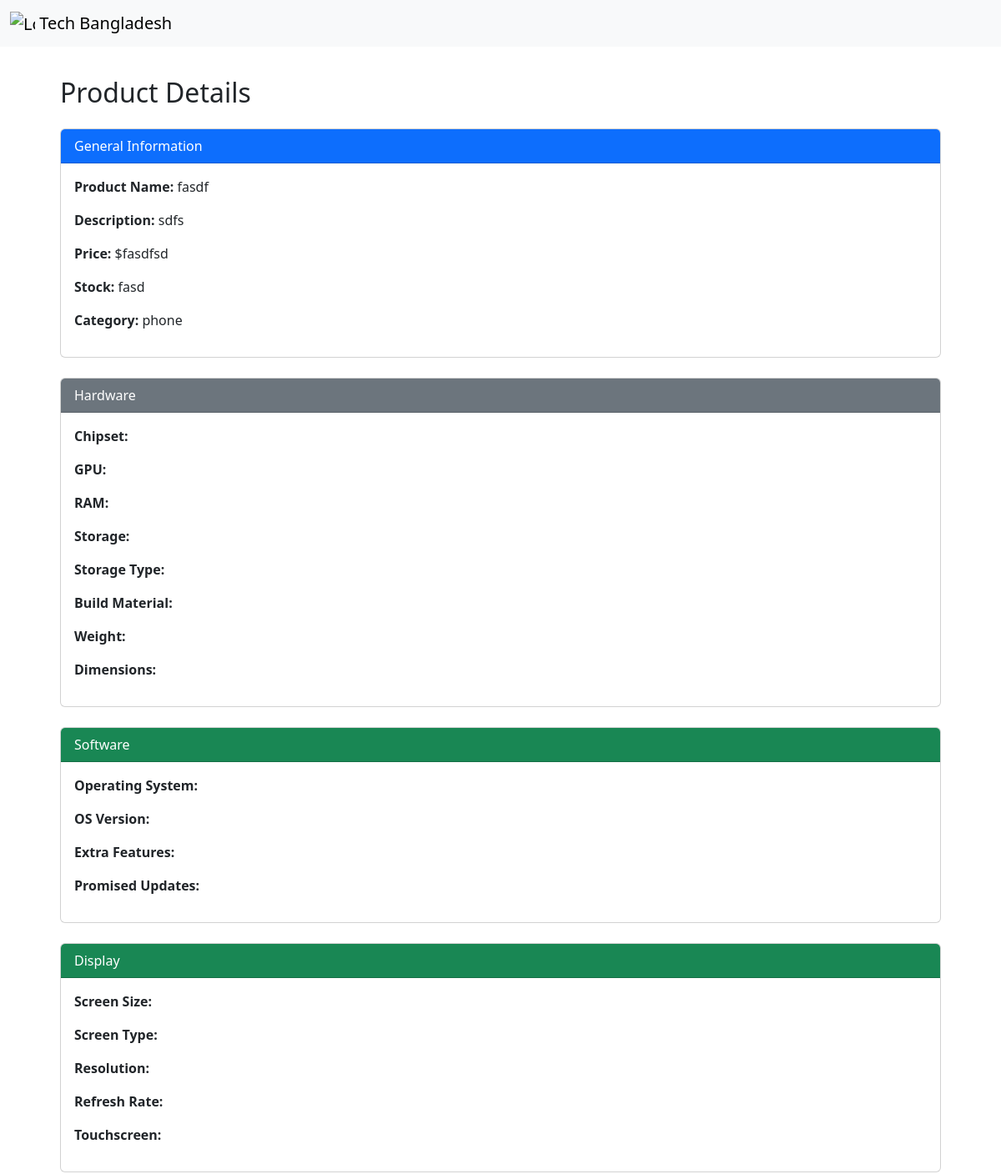
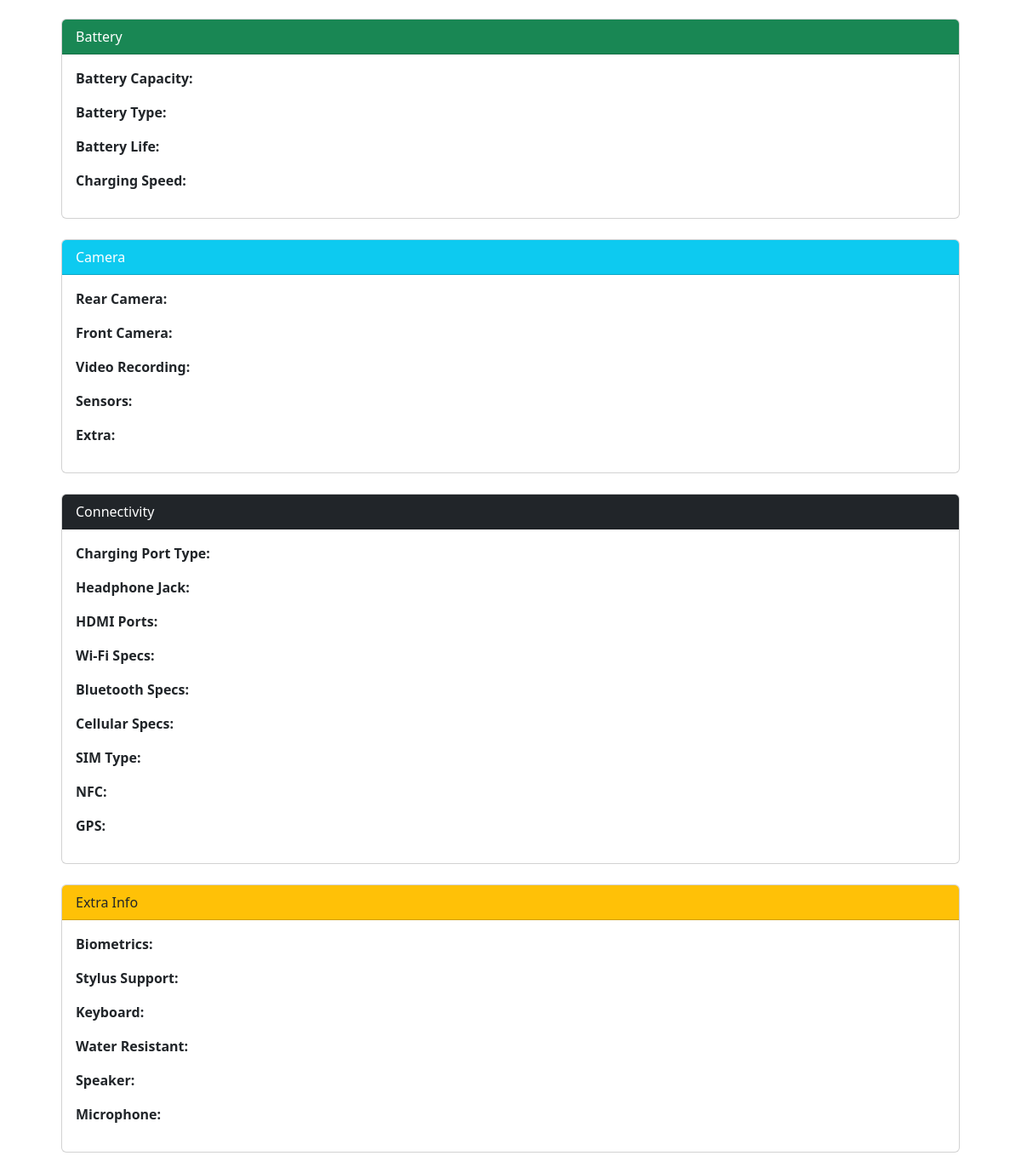
The app's page /product/3 with its own data (2 pictures, top to bottom).
### app/models.py (models this page shows)
class Product(db.Model):
    __tablename__= "product"
    id = db.Column(db.Integer,primary_key = True)
    name = db.Column(db.String(200),nullable = False)
    brand = db.Column(db.String(200),nullable = True)
    releasedate = db.Column(db.String(200), nullable = True)
    description = db.Column(db.String(200),nullable = False)
    price = db.Column(db.Integer,nullable = False)
    stock = db.Column(db.Integer,nullable = False)
    category = db.Column(db.String(100),nullable = False)
    image = db.Column(db.String(100),nullable = False)
    availabity = db.Column(db.Boolean,nullable = True)
    time = db.Column(db.DateTime,default= datetime.now)
    hardware = db.relationship("Hardware",back_populates = "product")
    battery = db.relationship("Battery",back_populates = "product")
    display = db.relationship("Display",back_populates = "product")
    connectivity = db.relationship("Connectivity",back_populates = "product")
    camera = db.relationship("Camera",back_populates = "product")
    software = db.relationship("Software",back_populates = "product")
    extrainfo = db.relationship("Extrainfo",back_populates = "product")

### app/routes.py (the view)
@main.route('/product/<id>')
def productes(id):
    product = Product.query.order_by(Product.id == id).first()
    return render_template('/individual_product.html',product= product)

### app/templates/individual_product.html
{% extends 'adminlayout.html' %}
{% block body %}
<div class="container mt-4">
  <h2 class="mb-4">Product Details</h2>
  <div class="card mb-4">
    <div class="card-header bg-primary text-white">General Information</div>
    <div class="card-body">
      <p><strong>Product Name:</strong> {{ product.name }}</p>
      <p><strong>Description:</strong> {{ product.description }}</p>
      <p><strong>Price:</strong> ${{ product.price }}</p>
      <p><strong>Stock:</strong> {{ product.stock }}</p>
      <p><strong>Category:</strong> {{ product.category }}</p>
    </div>
  </div>
  <div class="card mb-4">
    <div class="card-header bg-secondary text-white">Hardware</div>
    <div class="card-body">
      <p><strong>Chipset:</strong> {{ product.chipset }}</p>
      <p><strong>GPU:</strong> {{ product.gpu }}</p>
      <p><strong>RAM:</strong> {{ product.ram }}</p>
      <p><strong>Storage:</strong> {{ product.storage }}</p>
      <p><strong>Storage Type:</strong> {{ product.storage_type }}</p>
      <p><strong>Build Material:</strong> {{ product.build_material }}</p>
      <p><strong>Weight:</strong> {{ product.weight }}</p>
      <p><strong>Dimensions:</strong> {{ product.dimensions }}</p>
    </div>
  </div>
  <div class="card mb-4">
    <div class="card-header bg-success text-white">Software</div>
    <div class="card-body">
      <p><strong>Operating System:</strong> {{ product.operating_system }}</p>
      <p><strong>OS Version:</strong> {{ product.os_version }}</p>
      <p><strong>Extra Features:</strong> {{ product.extra_features }}</p>
      <p><strong>Promised Updates:</strong> {{ product.promised_updates }}</p>
    </div>
  </div>
  <div class="card mb-4">
    <div class="card-header bg-success text-white">Display</div>
    <div class="card-body">
      <p><strong>Screen Size:</strong> {{ product.screen_size }}</p>
      <p><strong>Screen Type:</strong> {{ product.screen_type }}</p>
      <p><strong>Resolution:</strong> {{ product.resolution }}</p>
      <p><strong>Refresh Rate:</strong> {{ product.refresh_rate }}</p>
      <p><strong>Touchscreen:</strong> {{ product.touchscreen }}</p>
    </div>
  </div>
  <div class="card mb-4">
    <div class="card-header bg-success text-white">Battery</div>
    <div class="card-body">
      <p><strong>Battery Capacity:</strong> {{ product.battery_capacity }}</p>
      <p><strong>Battery Type:</strong> {{ product.battery_type }}</p>
      <p><strong>Battery Life:</strong> {{ product.battery_life }}</p>
      <p><strong>Charging Speed:</strong> {{ product.charging_speed }}</p>
    </div>
  </div>
  <div class="card mb-4">
    <div class="card-header bg-info text-white">Camera</div>
    <div class="card-body">
      <p><strong>Rear Camera:</strong> {{ product.rear_camera }}</p>
      <p><strong>Front Camera:</strong> {{ product.front_camera }}</p>
      <p><strong>Video Recording:</strong> {{ product.video_recording }}</p>
      <p><strong>Sensors:</strong> {{ product.sensors }}</p>
      <p><strong>Extra:</strong> {{ product.extra }}</p>
    </div>
  </div>
  <div class="card mb-4">
    <div class="card-header bg-dark text-white">Connectivity</div>
    <div class="card-body">
      <p><strong>Charging Port Type:</strong> {{ product.charging_port_type }}</p>
      <p><strong>Headphone Jack:</strong> {{ product.headphone_jack }}</p>
      <p><strong>HDMI Ports:</strong> {{ product.hdmi_ports }}</p>
      <p><strong>Wi-Fi Specs:</strong> {{ product.wifi_specs }}</p>
      <p><strong>Bluetooth Specs:</strong> {{ product.bluetooth_specs }}</p>
      <p><strong>Cellular Specs:</strong> {{ product.cellular_specs }}</p>
      <p><strong>SIM Type:</strong> {{ product.sim_type }}</p>
      <p><strong>NFC:</strong> {{ product.nfc }}</p>
      <p><strong>GPS:</strong> {{ product.gps }}</p>
    </div>
  </div>
  <div class="card mb-4">
    <div class="card-header bg-warning text-dark">Extra Info</div>
    <div class="card-body">
      <p><strong>Biometrics:</strong> {{ product.biometrics }}</p>
      <p><strong>Stylus Support:</strong> {{ product.stylus_support }}</p>
      <p><strong>Keyboard:</strong> {{ product.keyboard }}</p>
      <p><strong>Water Resistant:</strong> {{ product.water_resistant }}</p>
      <p><strong>Speaker:</strong> {{ product.speaker }}</p>
      <p><strong>Microphone:</strong> {{ product.microphone }}</p>
    </div>
  </div>
</div>
{% endblock %}

### records on screen
Product: name "fasdf", description "sdfs", price "fasdfsd", stock "fasd", category "phone"
